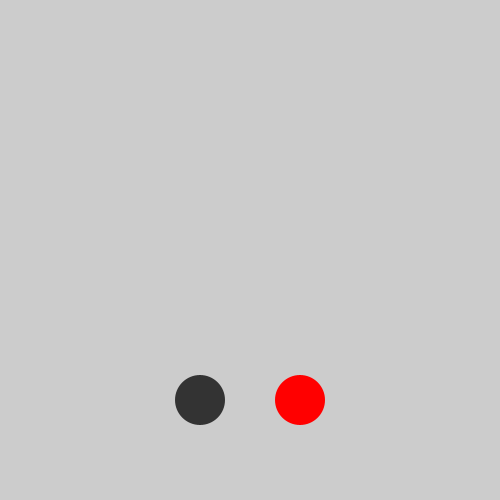
Frame 1 (no input)
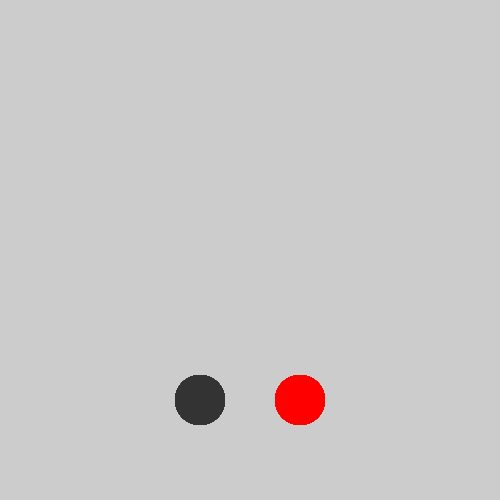
Frame 60 (the mouse pressed at the canvas centre just before this capture)
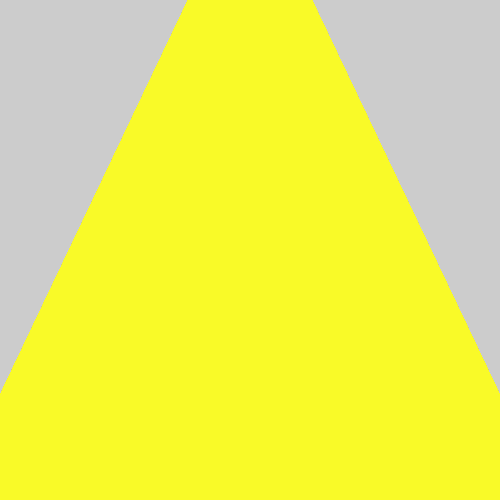
Frame 120 (the mouse held since frame 60 and released just before this capture)

The Processing sketch that drew these frames (run headless with seeded random() and noise(); from frame 60 on, the mouse is pressed at the canvas centre):

// Processing sketch: lampa_alap
// ── lampa_alap.pde
float kapcsolox=200;
float kapcsoloy=400;
float pirosx=300;
float pirosy=400;

float sugar=50;

boolean lampa_on=false;
void setup(){
  size(500,500);
}

void draw(){
  noStroke();
  fill(#333333);
  ellipse(kapcsolox, kapcsoloy, sugar,sugar);
  fill(#ff0000);
  ellipse(pirosx,pirosy,sugar,sugar);
  
  if (mousePressed){
    fill(#F9FA28);
    triangle(250,-130,-50,500,550,500);
    
    
  }
    
  if (lampa_on){
    stroke(30);
    triangle(250,-130,-50,500,550,500);
  }
}
